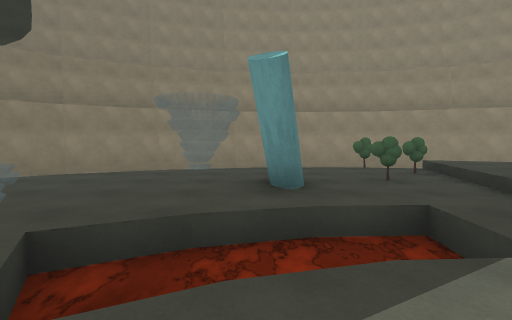
view 1 (above)

20 first-person views from a walk through a scene from a Unity 3-D project. The camera is 1.3 m above the floor, tilts 4° down and sees 85° across. The floor is counted in squares, 2 m on a side. Each view is taken from the middle of a square. On the plan, view 1 faces up. The plan holds only what a view shows up to about 9 squares ahead; the rest is blank. The place goes on beyond the plan. The player is left out. Surface patterns are stand-ins for the level's own textures.

view 2
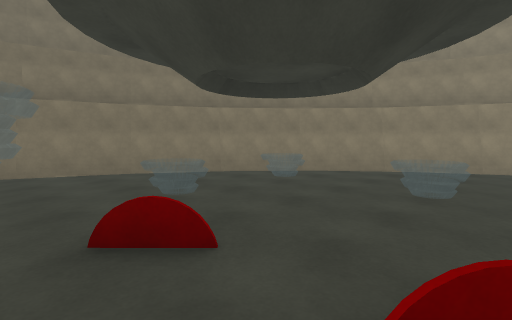

view 3
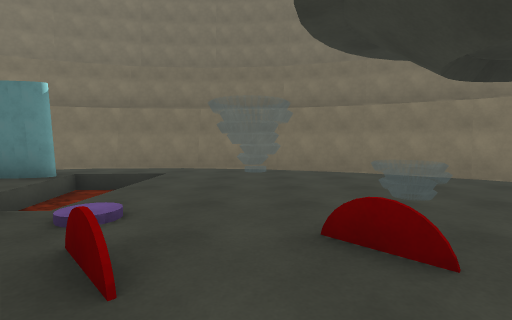

view 4
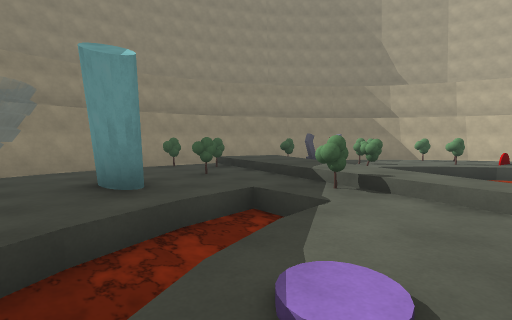

view 5
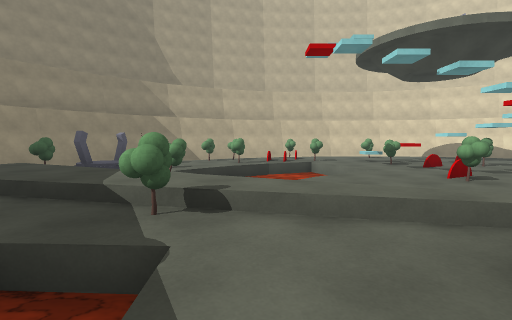

view 6
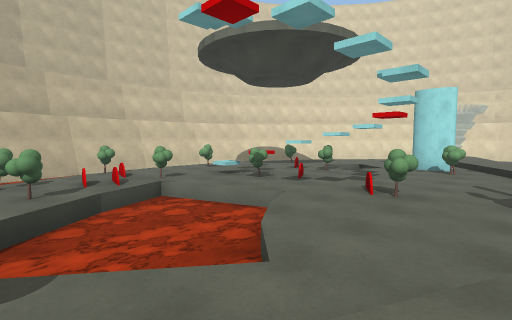

view 7
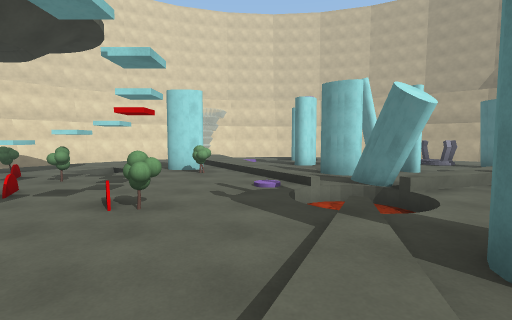

view 8
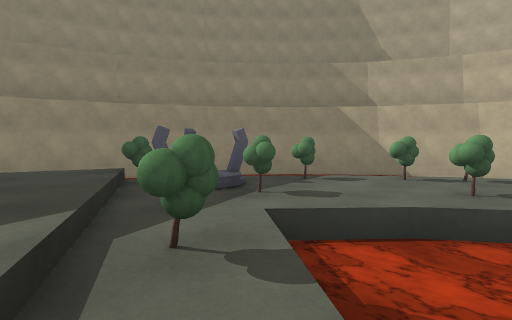

view 9
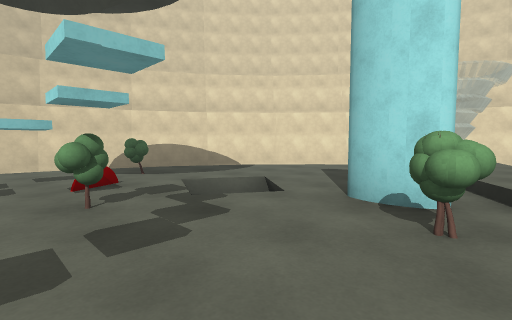

view 10
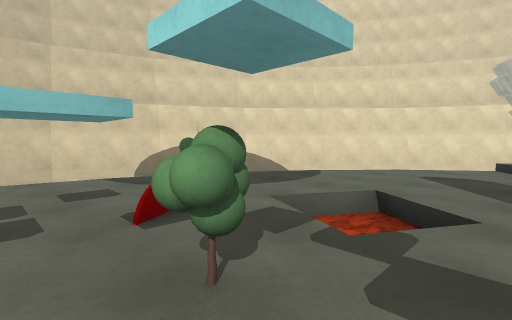

view 11
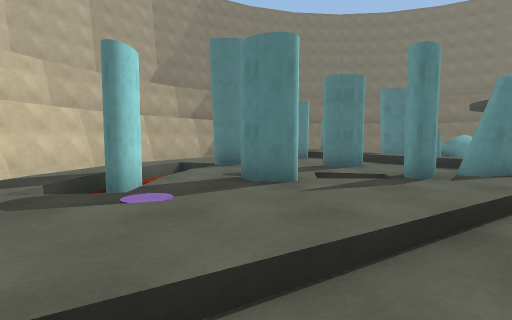

view 12
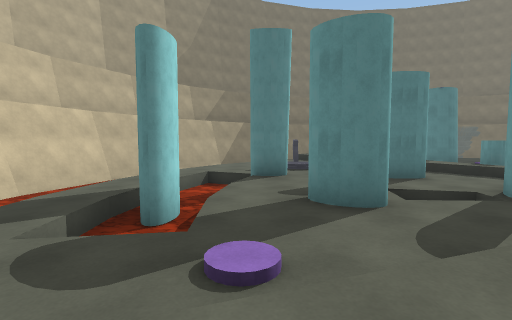

view 13
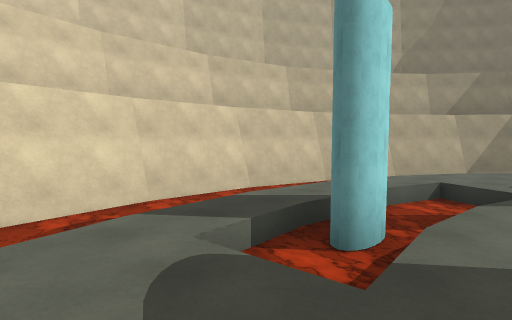

view 14
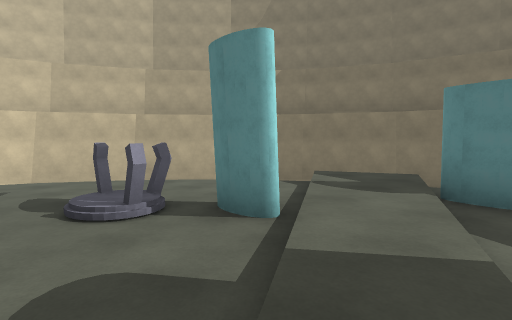

view 15
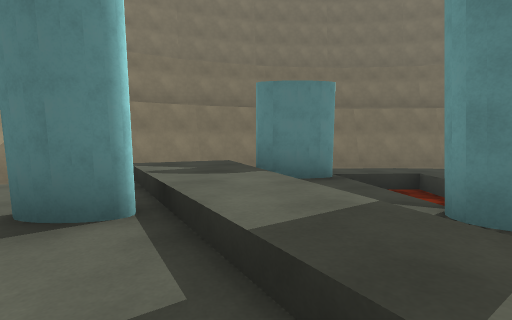

view 16
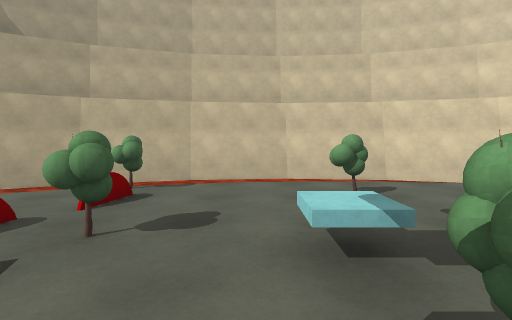

view 17
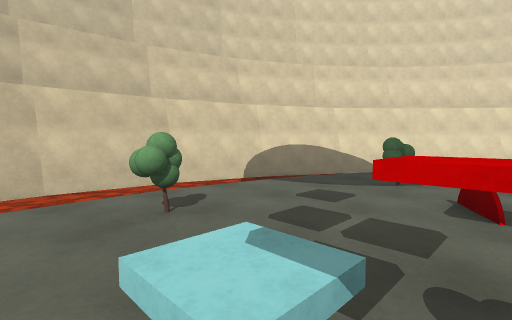

view 18
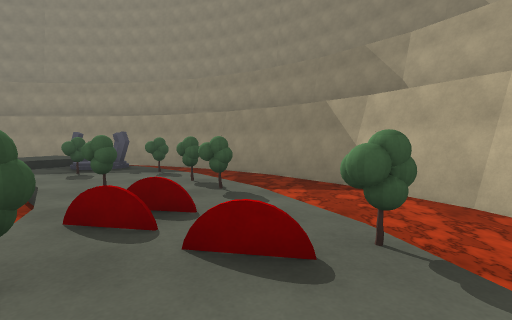

view 19
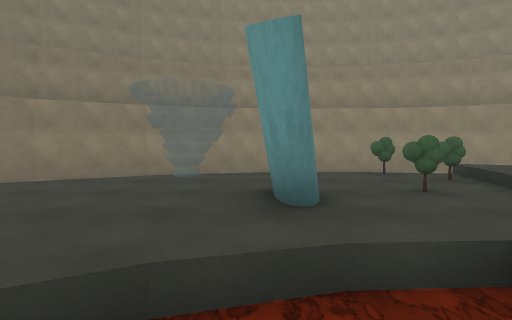

view 20
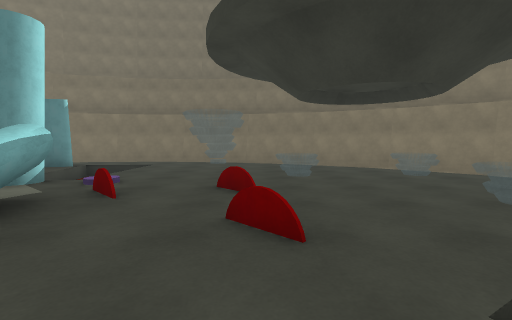

### Floor plan
Key: @ floor where view 1 was taken; # wall or solid block; x gap in a wall; . main floor; : floor 0.25 m higher than the main floor; + floor 0.5 m higher than the main floor; - floor 0.75 m lower than the main floor; / step, stairs or slope; = window, fence, low wall or low ledge; ≈ lava the walk keeps out of; v drop or lower ground; T tree; O other object.
Columns run from 11 left of view 1 to 14 right of it. Each row starts with its distance up from view 1.
  9        ####≈≈≈≈≈####
  8      ###≈         ≈##
  7     ##≈    ≈≈T≈    ≈###
  6    ##≈  ≈. ..../≈T ≈≈≈#
  5   ##≈ ≈... ...T+/TO ≈≈##
  4   #≈ ≈.....#.T/+///T≈≈≈##
  3  ## ≈. . ...../+.T...≈≈≈#
  2  #≈ ≈.....≈≈≈T//T≈..TT≈≈##
  1 ## ≈.. ...≈...+.≈≈≈TO.≈≈≈#
  0 ## ≈...O.O.@///.≈≈≈≈OOT≈≈#
 -1 #≈   .......#/...≈≈.T.. ≈#
 -2 #≈ .....O= ../.T....... ≈#
 -3 # ≈.≈≈≈. #/.≈≈..O.TT.T. ≈#
 -4 #≈ .≈≈v  #//#≈/....x... ≈#
 -5 #≈ .#..////.x/....TO... ≈#
 -6 ## ≈//++/...#./T..≈.T.≈ ≈#
 -7  # ≈++/...#.≈.//#.≈≈..≈ ≈#
 -8  #≈ //.#O...≈.//...... ≈##
 -9  ## ≈..O/... ..:/....≈ ≈#
-10   ## ≈........//:...≈ ≈##
-11    #≈ ≈..≈≈≈-≈./  .≈  ##
-12    ##≈ ≈...≈-≈..  ≈ ≈##
-13     ###≈  ≈≈≈≈≈≈   ≈##
-14       ###≈≈≈≈≈≈≈ ≈###
-15         ###########

Where each view was taken, in squares from view 1:
view 1: 0 up, 0 right, facing up
view 2: 1 down, 2 left, facing up-left
view 3: 1 down, 2 left, facing left
view 4: 0 up, 1 left, facing up-right
view 5: 1 up, 0 right, facing right
view 6: 2 up, 3 right, facing down-right
view 7: 1 up, 3 right, facing down
view 8: 1 up, 4 right, facing up-right
view 9: 4 down, 4 right, facing down-right
view 10: 4 down, 6 right, facing down-right
view 11: 9 down, 6 right, facing left
view 12: 10 down, 5 right, facing left
view 13: 10 down, 4 right, facing down-left
view 14: 5 down, 2 left, facing down-left
view 15: 6 down, 2 left, facing left
view 16: 2 down, 7 right, facing right
view 17: 2 down, 8 right, facing down-right
view 18: 2 down, 10 right, facing up
view 19: 1 up, 0 right, facing up
view 20: 0 up, 0 right, facing left
